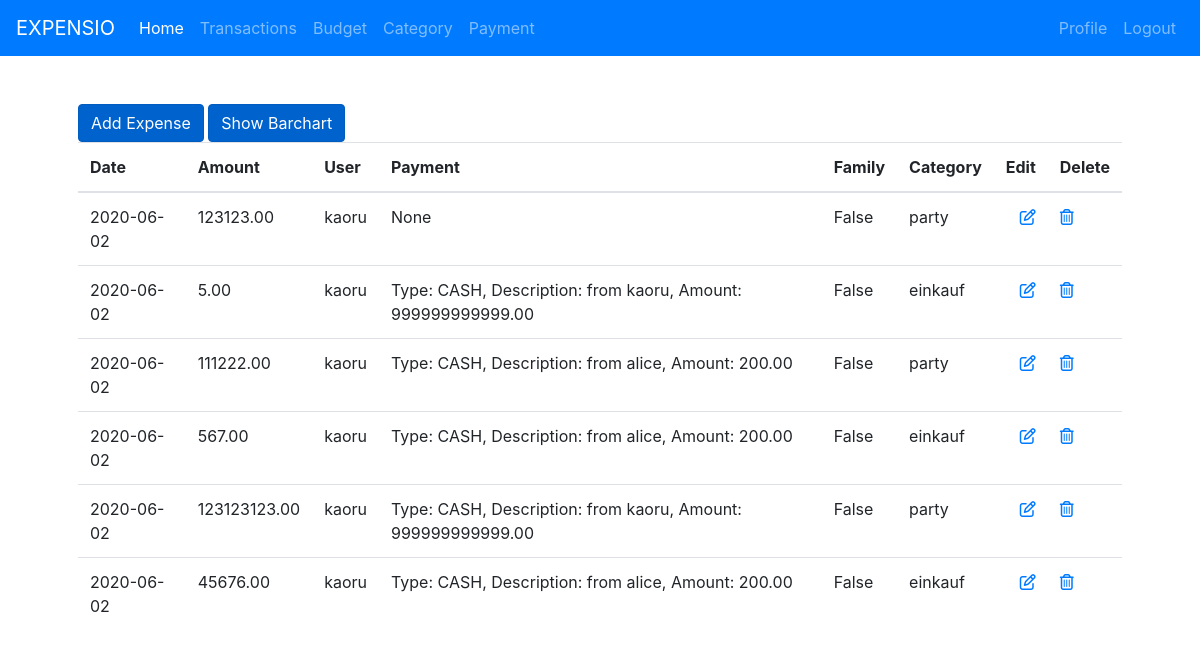
The page /transaction/ (signed in) on the database as committed earlier.
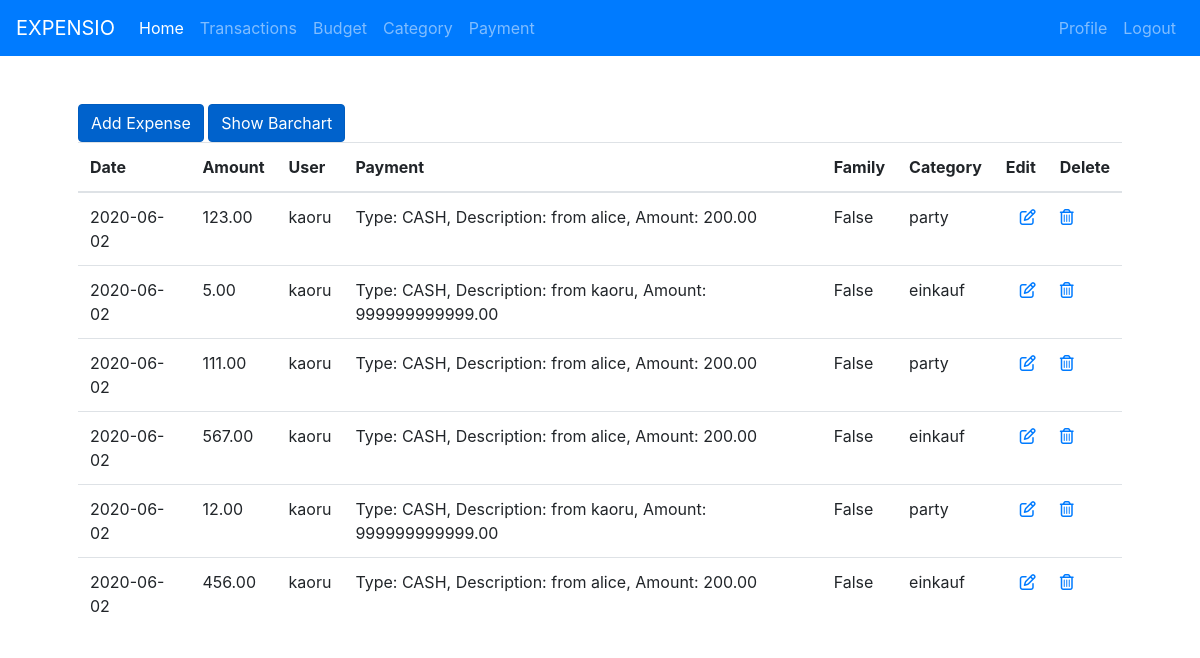
The same page on the database as committed later.
### transaction_expense/models.py (models this page shows)
class Transaction_Expense(models.Model):
    date = models.DateTimeField()
    amount = models.DecimalField(max_digits=19, decimal_places=2)
    family = models.BooleanField()
    user = models.ForeignKey("auth.User", on_delete=models.CASCADE)
    category = models.ForeignKey(Category, on_delete=models.CASCADE, null=True)
    payment = models.ForeignKey(Payment, on_delete=models.CASCADE, null=True)

### category/models.py (models this page shows, shortened)
class Category(models.Model):
    name = models.CharField(max_length=100)
    created_date = models.DateTimeField(auto_now_add=True)
    user = models.ForeignKey("auth.User", on_delete=models.CASCADE)
    """
    Returns self.name instead of object.object
    """
    def __str__(self):
        return str(self.name)

### payment/models.py (models this page shows)
class Payment(models.Model):
    VISA = "VISA"
    MASTERCARD = "MASTERCARD"
    CASH = "CASH"
    PAYMENT_TYPE = [
        (CASH, "Cash"),
        (VISA, "Visa"),
        (MASTERCARD, "Mastercard"),
    ]
    type = models.CharField(max_length=50, choices=PAYMENT_TYPE, default=CASH, )
    date = models.DateTimeField()
    description = models.CharField(max_length=100, default="")
    amount = models.DecimalField(max_digits=19, decimal_places=2)
    user = models.ForeignKey("auth.User", on_delete=models.CASCADE)
    def __str__(self):
        return (
            f"Type: {self.type}, Description: {self.description}, Amount: {self.amount}"
        )

### transaction_expense/views.py (the view)
# urls.py: path("", TransactionExpenseListView.as_view(), name="transactions"),
class TransactionExpenseListView(ListView):
    model = Transaction_Expense
    template_name = "transactions.html"
    def get_queryset(self):
        return Transaction_Expense.objects.filter(user=self.request.user)

### templates/transactions.html
{% extends 'base.html' %}
{% block content %}
    <a href="/transaction/add" class="btn btn-primary active" role="button" aria-pressed="true">Add Expense</a>
    <a href="/transaction/pie_chart" class="btn btn-primary active" role="button" aria-pressed="true">Show Barchart</a>
    <br>
    <table class="table">
        <thead>
            <tr>
                <th scope="col">Date</th>
                <th scope="col">Amount</th>
                <th scope="col">User</th>
                <th scope="col">Payment</th>
                <th scope="col">Family</th>
                <th scope="col">Category</th>
                <th scope="col" class="text-right">Edit</th>
                <th scope="col">Delete</th>
            </tr>
        </thead>
        <tbody>
            {% for transaction in object_list %}
                <tr>
                    <td>{{ transaction.date | date:"Y-m-d" }}</td>
                    <td>{{ transaction.amount }}</td>
                    <td>{{ transaction.user }}</td>
                    <td>{{ transaction.payment }}</td>
                    <td>{{ transaction.family }}</td>
                    <td>{{ transaction.category }}</td>
                    <td class="text-right">
                        <a href="{{ transaction.id  }}/edit">
                            <i class="far fa-edit"></i>
                        </a>
                    </td>
                    <td>
                        <a href="{{ transaction.id  }}/delete">
                            <i class="far fa-trash-alt"></i>
                        </a>
                    </td>
                </tr>
            {% endfor %}
        </tbody>
    </table>
{% endblock content %}

### templates/base.html (shortened to what this page needs)
<!DOCTYPE html>
<html lang="en">
    <head>
        <link rel="stylesheet" href="https://stackpath.bootstrapcdn.com/bootstrap/4.4.1/css/bootstrap.min.css">
    </head>
    <body>
        <nav class="navbar navbar-expand-lg navbar-dark bg-primary">
            <a class="navbar-brand" href="#">
                EXPENSIO
            </a>
            <div class="collapse navbar-collapse" id="navbarNavAltMarkup">
                <div class="navbar-nav">
                    <a class="nav-item nav-link active" href="/">Home <span class="sr-only">(current)</span></a>
                    <a class="nav-item nav-link" href="/transaction">Transactions</a>
                    <a class="nav-item nav-link" href="/budget">Budget</a>
                    <a class="nav-item nav-link" href="/category">Category</a>
                    <a class="nav-item nav-link" href="/payment">Payment</a>
                </div>
                <div class="navbar-nav ml-auto">
                    {% if user.is_authenticated %}
                        <a class="nav-item nav-link" href="{% url 'profile' %}">Profile</a>
                        <a class="nav-item nav-link" href="{% url 'logout' %}">Logout</a>
                    {% else %}
                     <a class="nav-item nav-link" href="{% url 'login' %}">Login</a>
                     <a class="nav-item nav-link" href="{% url 'register' %}">Register</a>
                    {% endif %}
                </div>
            </div>
        </nav>
        <div class="p-5 container">
            {% block content %}
            {% endblock %}
        </div>
    </body>
</html>

Rows that differ between the two databases and show on the page:
changed Transaction_Expense (number 1 of 6 on the later page): amount "123123.00" → "123.00"; payment "None" → "Type: CASH, Description: from alice, Amount: 200.00"
changed Transaction_Expense (number 3 of 6 on the later page): amount "111222.00" → "111.00"
changed Transaction_Expense (number 5 of 6 on the later page): amount "123123123.00" → "12.00"
changed Transaction_Expense (number 6 of 6 on the later page): amount "45676.00" → "456.00"
